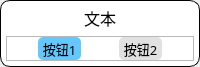
<?xml version="1.0" encoding="UTF-8"?>
<ui version="4.0">
 <class>MessageWidget</class>
 <widget class="QDialog" name="MessageWidget">
  <property name="geometry">
   <rect>
    <x>0</x>
    <y>0</y>
    <width>200</width>
    <height>54</height>
   </rect>
  </property>
  <property name="windowTitle">
   <string>Dialog</string>
  </property>
  <layout class="QGridLayout" name="gridLayout">
   <property name="leftMargin">
    <number>0</number>
   </property>
   <property name="topMargin">
    <number>0</number>
   </property>
   <property name="rightMargin">
    <number>0</number>
   </property>
   <property name="bottomMargin">
    <number>0</number>
   </property>
   <item row="0" column="0">
    <widget class="QFrame" name="frame">
     <property name="styleSheet">
      <string notr="true">QFrame#frame{
	border:1px solid rgb(0,0,0);
	border-radius:10px;
	background-color: rgb(255, 255, 255);
}</string>
     </property>
     <property name="frameShape">
      <enum>QFrame::StyledPanel</enum>
     </property>
     <property name="frameShadow">
      <enum>QFrame::Raised</enum>
     </property>
     <layout class="QVBoxLayout" name="verticalLayout" stretch="0,0">
      <property name="leftMargin">
       <number>5</number>
      </property>
      <property name="topMargin">
       <number>5</number>
      </property>
      <property name="rightMargin">
       <number>5</number>
      </property>
      <property name="bottomMargin">
       <number>5</number>
      </property>
      <item>
       <widget class="QLabel" name="label">
        <property name="sizePolicy">
         <sizepolicy hsizetype="Preferred" vsizetype="Preferred">
          <horstretch>0</horstretch>
          <verstretch>0</verstretch>
         </sizepolicy>
        </property>
        <property name="font">
         <font>
          <family>楷体</family>
          <pointsize>12</pointsize>
          <weight>50</weight>
          <bold>false</bold>
         </font>
        </property>
        <property name="text">
         <string>文本</string>
        </property>
        <property name="alignment">
         <set>Qt::AlignCenter</set>
        </property>
       </widget>
      </item>
      <item>
       <widget class="QFrame" name="frame_2">
        <property name="frameShape">
         <enum>QFrame::StyledPanel</enum>
        </property>
        <property name="frameShadow">
         <enum>QFrame::Raised</enum>
        </property>
        <layout class="QHBoxLayout" name="horizontalLayout">
         <property name="leftMargin">
          <number>0</number>
         </property>
         <property name="topMargin">
          <number>0</number>
         </property>
         <property name="rightMargin">
          <number>0</number>
         </property>
         <property name="bottomMargin">
          <number>0</number>
         </property>
         <item>
          <spacer name="horizontalSpacer">
           <property name="orientation">
            <enum>Qt::Horizontal</enum>
           </property>
           <property name="sizeHint" stdset="0">
            <size>
             <width>40</width>
             <height>20</height>
            </size>
           </property>
          </spacer>
         </item>
         <item>
          <widget class="QToolButton" name="toolButton">
           <property name="sizePolicy">
            <sizepolicy hsizetype="Preferred" vsizetype="Preferred">
             <horstretch>0</horstretch>
             <verstretch>0</verstretch>
            </sizepolicy>
           </property>
           <property name="font">
            <font>
             <family>楷体</family>
             <pointsize>10</pointsize>
             <weight>50</weight>
             <bold>false</bold>
            </font>
           </property>
           <property name="styleSheet">
            <string notr="true">QToolButton{
	background-color: rgb(100, 200, 255);
	border-radius: 5px;
}
QToolButton:hover{
	background-color: rgb(80, 180, 255);
	border-radius: 5px;
}</string>
           </property>
           <property name="text">
            <string>按钮1</string>
           </property>
           <property name="autoRaise">
            <bool>true</bool>
           </property>
          </widget>
         </item>
         <item>
          <spacer name="horizontalSpacer_3">
           <property name="orientation">
            <enum>Qt::Horizontal</enum>
           </property>
           <property name="sizeHint" stdset="0">
            <size>
             <width>40</width>
             <height>20</height>
            </size>
           </property>
          </spacer>
         </item>
         <item>
          <widget class="QToolButton" name="toolButton_2">
           <property name="sizePolicy">
            <sizepolicy hsizetype="Preferred" vsizetype="Preferred">
             <horstretch>0</horstretch>
             <verstretch>0</verstretch>
            </sizepolicy>
           </property>
           <property name="font">
            <font>
             <family>楷体</family>
             <pointsize>10</pointsize>
             <weight>50</weight>
             <bold>false</bold>
            </font>
           </property>
           <property name="styleSheet">
            <string notr="true">QToolButton{
	background-color: rgb(225, 225, 225);
	border-radius: 5px;
}
QToolButton:hover{
	background-color: rgb(200, 200, 200);
	border-radius: 5px;
}</string>
           </property>
           <property name="text">
            <string>按钮2</string>
           </property>
           <property name="autoRaise">
            <bool>true</bool>
           </property>
          </widget>
         </item>
         <item>
          <spacer name="horizontalSpacer_2">
           <property name="orientation">
            <enum>Qt::Horizontal</enum>
           </property>
           <property name="sizeHint" stdset="0">
            <size>
             <width>40</width>
             <height>20</height>
            </size>
           </property>
          </spacer>
         </item>
        </layout>
       </widget>
      </item>
     </layout>
    </widget>
   </item>
  </layout>
 </widget>
 <resources/>
 <connections/>
</ui>
